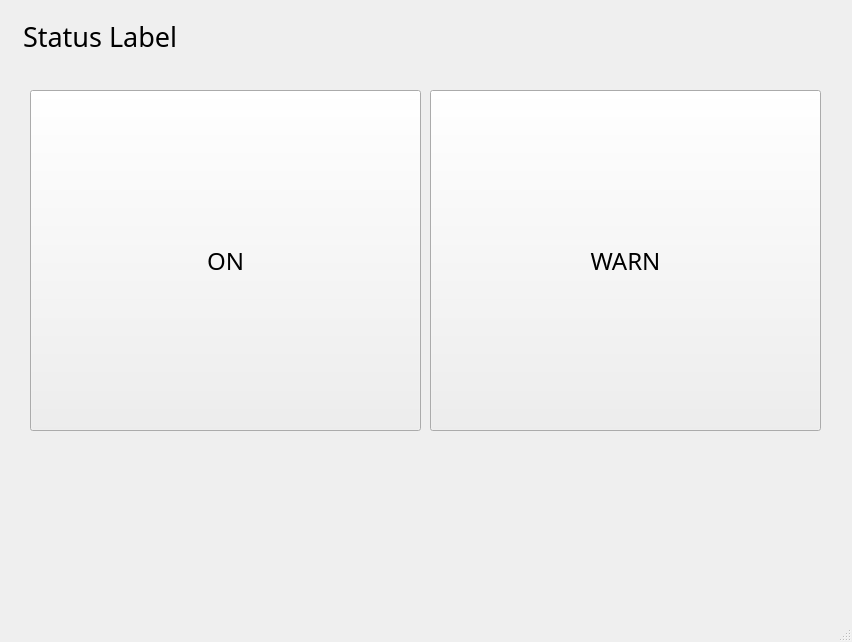
<?xml version="1.0" encoding="UTF-8"?>
<ui version="4.0">
 <class>MainWindow</class>
 <widget class="QMainWindow" name="MainWindow">
  <property name="geometry">
   <rect>
    <x>0</x>
    <y>0</y>
    <width>852</width>
    <height>642</height>
   </rect>
  </property>
  <property name="windowTitle">
   <string>MainWindow</string>
  </property>
  <widget class="QWidget" name="centralwidget">
   <widget class="QLabel" name="lblStatus">
    <property name="geometry">
     <rect>
      <x>23</x>
      <y>16</y>
      <width>231</width>
      <height>41</height>
     </rect>
    </property>
    <property name="font">
     <font>
      <family>NanumGothic</family>
      <pointsize>20</pointsize>
     </font>
    </property>
    <property name="text">
     <string>Status Label</string>
    </property>
   </widget>
   <widget class="QPushButton" name="btnOn">
    <property name="geometry">
     <rect>
      <x>30</x>
      <y>90</y>
      <width>391</width>
      <height>341</height>
     </rect>
    </property>
    <property name="font">
     <font>
      <family>NanumGothic</family>
      <pointsize>18</pointsize>
     </font>
    </property>
    <property name="text">
     <string>ON</string>
    </property>
   </widget>
   <widget class="QPushButton" name="btnWarn">
    <property name="geometry">
     <rect>
      <x>430</x>
      <y>90</y>
      <width>391</width>
      <height>341</height>
     </rect>
    </property>
    <property name="font">
     <font>
      <family>NanumGothic</family>
      <pointsize>18</pointsize>
     </font>
    </property>
    <property name="text">
     <string>WARN</string>
    </property>
   </widget>
  </widget>
  <widget class="QStatusBar" name="statusbar"/>
 </widget>
 <resources/>
 <connections/>
</ui>
